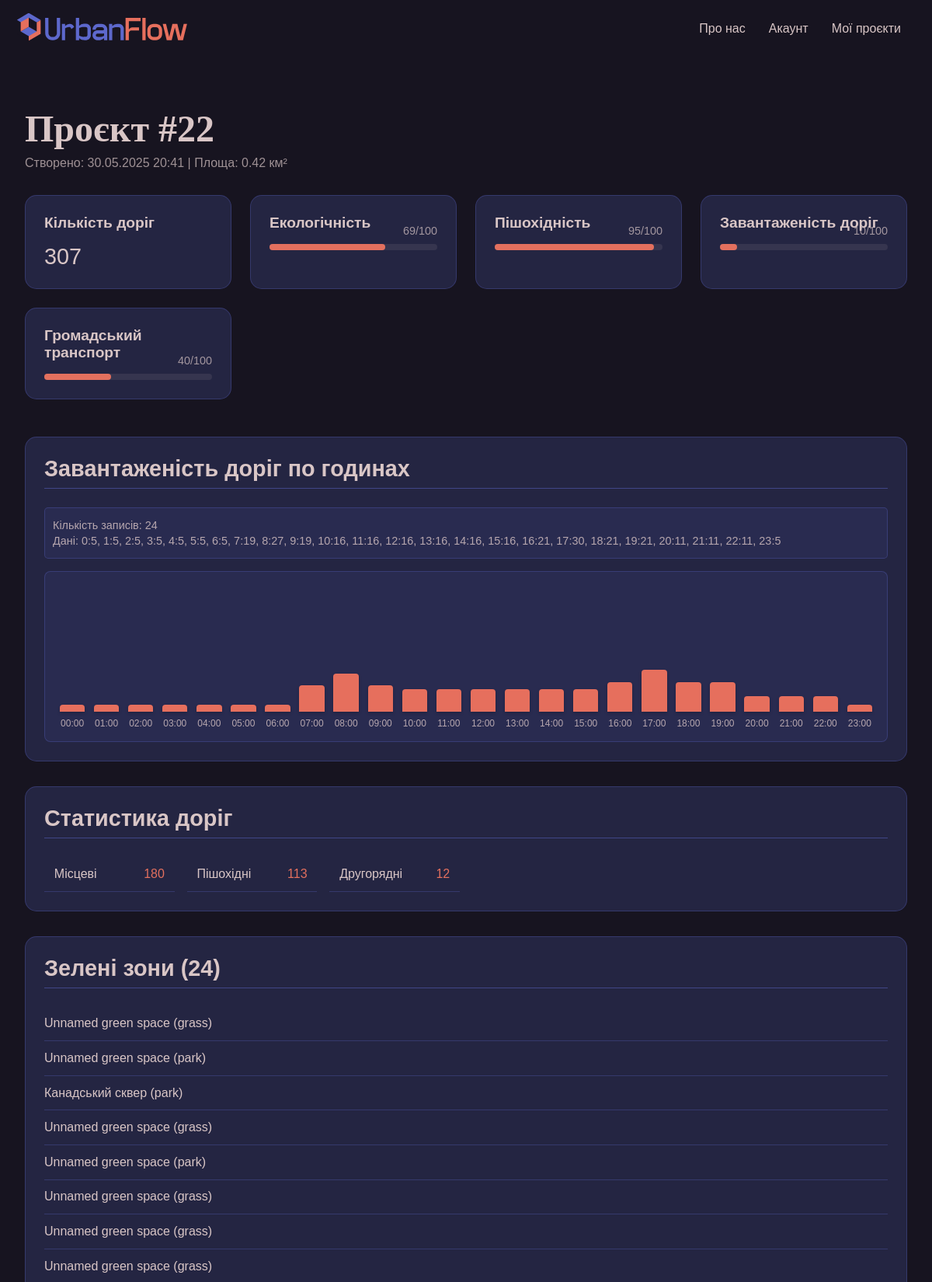
/myprojects/22/ (signed in, upper part), run on the app's committed database.
### backend/models.py (models this page shows, shortened)
class AnalyzedArea(models.Model):
    user = models.ForeignKey(settings.AUTH_USER_MODEL, on_delete=models.CASCADE, null=True, blank=True)
    north = models.FloatField()
    south = models.FloatField()
    east = models.FloatField()
    west = models.FloatField()
    related_name = 'analyzedarea_set'
    area = models.FloatField(help_text="Area in square kilometers")
    created_at = models.DateTimeField(auto_now_add=True)
    road_count = models.IntegerField(default=0)
    congestion = models.IntegerField(default=0, help_text="Congestion score (0-100)")
    ecology = models.IntegerField(default=0, help_text="Ecology score (0-100)")
    pedestrian_friendly = models.IntegerField(default=0, help_text="Pedestrian friendliness score (0-100)")
    public_transport = models.IntegerField(default=0, help_text="Public transport accessibility score (0-100)")
    class Meta:
        verbose_name = "Analyzed Area"
        verbose_name_plural = "Analyzed Areas"

class HourlyCongestion(models.Model):
    area = models.ForeignKey(AnalyzedArea, on_delete=models.CASCADE, related_name='hourly_congestion')
    hour = models.IntegerField()  # Година доби (0-23)
    congestion_level = models.IntegerField(help_text="Congestion level (0-100)")
    class Meta:
        ordering = ['hour']

class RoadTypeStats(models.Model):
    area = models.ForeignKey(AnalyzedArea, on_delete=models.CASCADE, related_name='road_type_stats')
    road_type = models.CharField(max_length=50)
    count = models.IntegerField(default=0)

class GreenSpace(models.Model):
    area = models.ForeignKey(AnalyzedArea, on_delete=models.CASCADE, related_name='green_spaces')
    osm_id = models.BigIntegerField()
    name = models.CharField(max_length=255, default="Unnamed green space")
    space_type = models.CharField(max_length=50)

### backend/views.py (the view)
# urls.py: path('myprojects/<int:project_id>/', views.project_detail, name='project_detail'),
@login_required
def project_detail(request, project_id):
    project = get_object_or_404(AnalyzedArea, id=project_id, user=request.user)
    hourly_congestion = project.hourly_congestion.all().order_by('hour')
    print(f"Project ID: {project.id}")
    print(f"Hourly congestion count: {hourly_congestion.count()}")
    for hc in hourly_congestion:
        print(f"Hour {hc.hour}: {hc.congestion_level}%")
    context = {
        'project': project,
        'hourly_congestion': hourly_congestion,
        'roads': project.roads.all(),
        'green_spaces': project.green_spaces.all(),
        'water_features': project.water_features.all(),
        'road_type_stats': project.road_type_stats.all()
    }
    return render(request, 'projects/project_detail.html', context)

### backend/templates/projects/project_detail.html (shortened to what this page needs)
{% load static %}
<!DOCTYPE html>
<html lang="uk">
<head>
    <link rel="stylesheet" href="https://unpkg.com/leaflet@1.7.1/dist/leaflet.css" />
    <link rel="stylesheet" href="{% static 'css/pages/project_detail.css' %}">
</head>
<body>
<nav>
    <div class="logo"><a href="{% url 'logged_home' %}">
        <img src="{% static 'img/cube.svg' %}" alt="Логотип UrbanFlow - куб">
        <img src="{% static 'img/UrbanFlow.svg' %}" alt="UrbanFlow">
    </a></div>
    <ul role="list">
        <li><a href="{% url 'about' %}">Про нас</a></li>
        <li><a href="{% url 'profile' %}">Акаунт</a></li>
        <li><a href="{% url 'myprojects' %}">Мої проєкти</a></li>
    </ul>
</nav>
<div class="project-detail-container">
    <h1>Проєкт #{{ project.id }}</h1>
    <p class="project-meta">Створено: {{ project.created_at|date:"d.m.Y H:i" }} | Площа: {{ project.area }} км²</p>
    <div class="project-stats">
        <div class="stat-card">
            <h3>Кількість доріг</h3>
            <p>{{ project.road_count }}</p>
        </div>
        <div class="stat-card">
            <h3>Екологічність</h3>
            <div class="progress-bar">
                <div class="progress-fill" style="width: {{ project.ecology }}%"></div>
                <span>{{ project.ecology }}/100</span>
            </div>
        </div>
        <div class="stat-card">
            <h3>Пішохідність</h3>
            <div class="progress-bar">
                <div class="progress-fill" style="width: {{ project.pedestrian_friendly }}%"></div>
                <span>{{ project.pedestrian_friendly }}/100</span>
            </div>
        </div>
        <div class="stat-card">
            <h3>Завантаженість доріг</h3>
            <div class="progress-bar">
                <div class="progress-fill" style="width: {{ project.congestion }}%"></div>
                <span>{{ project.congestion }}/100</span>
            </div>
        </div>
        <div class="stat-card">
            <h3>Громадський транспорт</h3>
            <div class="progress-bar">
                <div class="progress-fill" style="width: {{ project.public_transport }}%"></div>
                <span>{{ project.public_transport }}/100</span>
            </div>
        </div>
    </div>
    <div class="project-sections">
        <section class="hourly-congestion">
            <h2>Завантаженість доріг по годинах</h2>
            {% if hourly_congestion %}
                <div class="debug-info" style="background: rgba(93, 104, 204, 0.1); padding: 10px; border-radius: 5px; margin-bottom: 15px; font-size: 0.9rem;">
                    <p>Кількість записів: {{ hourly_congestion|length }}</p>
                    <p>Дані:
                        {% for hour_data in hourly_congestion %}
                            {{ hour_data.hour }}:{{ hour_data.congestion_level }}{% if not forloop.last %}, {% endif %}
                        {% endfor %}
                    </p>
                </div>
                <div class="congestion-chart">
                    {% for hour_data in hourly_congestion %}
                    <div class="hour-bar">
                        <div class="bar"
                             style="height: {% widthratio hour_data.congestion_level 100 180 %}px; min-height: 8px;"
                             title="Година {{ hour_data.hour|stringformat:"02d" }}:00 - {{ hour_data.congestion_level }}%">
                        </div>
                        <span class="hour-label">{{ hour_data.hour|stringformat:"02d" }}:00</span>
                    </div>
                    {% endfor %}
                </div>
            {% else %}
                <p>Дані про завантаженість доріг відсутні</p>
            {% endif %}
        </section>
        <section class="road-stats">
            <h2>Статистика доріг</h2>
            <div class="road-types">
                {% for stat in road_type_stats %}
                <div class="road-type">
                    <span class="type-name">{{ stat.road_type }}</span>
                    <span class="type-count">{{ stat.count }}</span>
                </div>
                {% empty %}
                <p>Статистика доріг відсутня</p>
                {% endfor %}
            </div>
        </section>
        <section class="green-spaces">
            <h2>Зелені зони ({{ green_spaces|length }})</h2>
            <ul>
                {% for space in green_spaces %}
                <li>{{ space.name }} ({{ space.space_type }})</li>
                {% empty %}
                <li>Зелені зони не знайдені</li>
                {% endfor %}
            </ul>
        </section>
    </div>
</div>
</body>
</html>

### backend/templates/static/css/pages/project_detail.css (style rules this page uses)
* { box-sizing: border-box; margin: 0; padding: 0; list-style: none; text-decoration: none; color: inherit; font-family: 'e-Ukraine Ultralight', sans-serif; }
html, body { height: 100%; width: 100%; position: relative; overflow-x: hidden; }
body { min-height: 100vh; background: #171420; color: #D9C6C6; position: relative; animation: fadeIn 1.5s ease-out; }
nav { display: flex; justify-content: space-between; align-items: center; padding: 20px 40px; }
.logo { display: flex; align-items: center; gap: 10px; transform: scale(1.2); }
.logo img:first-child { height: 30px; }
.logo img:last-child { height: 25px; }
nav ul { display: flex; gap: 30px; list-style: none; }
nav a { color: #D9C6C6; text-decoration: none; font-family: 'e-Ukraine Light', sans-serif; font-size: 16px; }
.project-detail-container { position: relative; z-index: 1; width: 100%; max-width: 1200px; margin: 2rem auto; padding: 2rem; animation: fadeIn 1s ease-out; }
.project-detail-container h1 { font-family: "NAMU", serif; font-size: 3rem; color: #D9C6C6; margin-bottom: 0.5rem; }
.project-meta { font-family: 'e-Ukraine Light', sans-serif; font-size: 1rem; color: rgba(217, 198, 198, 0.7); margin-bottom: 2rem; }
.project-stats { display: grid; grid-template-columns: repeat(auto-fit, minmax(220px, 1fr)); gap: 1.5rem; margin: 2rem 0; }
.stat-card { background: rgba(93, 104, 204, 0.2); border-radius: 15px; padding: 1.5rem; border: 1px solid rgba(93, 104, 204, 0.3); transition: all 0.3s ease; }
.stat-card h3 { font-family: 'e-Ukraine Bold', sans-serif; font-size: 1.2rem; color: #D9C6C6; margin-bottom: 1rem; }
.stat-card p { font-family: 'e-Ukraine Light', sans-serif; font-size: 1.8rem; color: #D9C6C6; }
.progress-bar { height: 8px; background: rgba(217, 198, 198, 0.1); border-radius: 4px; margin-top: 1rem; position: relative; }
.progress-fill { height: 100%; border-radius: 4px; background: #E3705E; }
.progress-bar span { position: absolute; right: 0; top: -25px; font-family: 'e-Ukraine Light', sans-serif; font-size: 0.9rem; color: rgba(217, 198, 198, 0.7); }
.project-sections { display: grid; grid-template-columns: 1fr; gap: 2rem; margin-top: 3rem; }
section { background: rgba(93, 104, 204, 0.2); border-radius: 15px; padding: 1.5rem; border: 1px solid rgba(93, 104, 204, 0.3); }
section h2 { font-family: 'e-Ukraine Bold', sans-serif; font-size: 1.8rem; color: #D9C6C6; margin-bottom: 1.5rem; padding-bottom: 0.5rem; border-bottom: 1px solid rgba(93, 104, 204, 0.5); }
.congestion-chart { display: flex; height: 220px; align-items: flex-end; gap: 6px; margin-top: 1rem; padding: 1rem; background: rgba(93, 104, 204, 0.1); border-radius: 8px; border: 1px solid rgba(93, 104, 204, 0.3); position: relative; }
.hour-bar { flex: 1; display: flex; flex-direction: column; align-items: center; justify-content: flex-end; position: relative; min-width: 0; }
.bar { width: 85%; background: #E66F5D !important; border-radius: 4px 4px 0 0; transition: all 0.3s ease; min-height: 8px !important; position: relative; cursor: pointer; box-shadow: 0 2px 4px rgba(0, 0, 0, 0.2); }
.hour-bar span { margin-top: 8px; font-family: 'e-Ukraine Light', sans-serif; font-size: 0.75rem; color: rgba(217, 198, 198, 0.8); text-align: center; white-space: nowrap; }
.road-types { display: grid; grid-template-columns: repeat(auto-fill, minmax(160px, 1fr)); gap: 1rem; }
.road-type { display: flex; justify-content: space-between; padding: 0.8rem; border-bottom: 1px solid rgba(93, 104, 204, 0.3); }
.type-name { font-family: 'e-Ukraine Light', sans-serif; color: #D9C6C6; }
.type-count { font-family: 'e-Ukraine Bold', sans-serif; color: #E3705E; }
.green-spaces ul, .water-features ul { list-style-type: none; }
.green-spaces li, .water-features li { padding: 0.8rem 0; border-bottom: 1px solid rgba(93, 104, 204, 0.3); font-family: 'e-Ukraine Light', sans-serif; color: #D9C6C6; }
.debug-info { background: rgba(93, 104, 204, 0.15); border: 1px solid rgba(93, 104, 204, 0.3); border-radius: 8px; padding: 12px; margin-bottom: 15px; font-family: 'e-Ukraine Light', sans-serif; font-size: 0.9rem; color: rgba(217, 198, 198, 0.8); }
.debug-info p { margin: 4px 0; }

### data on the page
AnalyzedArea: id "22", created_at "30.05.2025 20:41", area "0.42", road_count "307", ecology "69", pedestrian_friendly "95", congestion "10", public_transport "40"
HourlyCongestion: hour "0", congestion_level "5", hour "00"
HourlyCongestion: hour "1", congestion_level "5", hour "01"
HourlyCongestion: hour "2", congestion_level "5", hour "02"
HourlyCongestion: hour "3", congestion_level "5", hour "03"
HourlyCongestion: hour "4", congestion_level "5", hour "04"
HourlyCongestion: hour "5", congestion_level "5", hour "05"
HourlyCongestion: hour "6", congestion_level "5", hour "06"
HourlyCongestion: hour "7", congestion_level "19", hour "07"
HourlyCongestion: hour "8", congestion_level "27", hour "08"
HourlyCongestion: hour "9", congestion_level "19", hour "09"
HourlyCongestion: hour "10", congestion_level "16"
HourlyCongestion: hour "11", congestion_level "16"
HourlyCongestion: hour "12", congestion_level "16"
HourlyCongestion: hour "13", congestion_level "16"
HourlyCongestion: hour "14", congestion_level "16"
HourlyCongestion: hour "15", congestion_level "16"
HourlyCongestion: hour "16", congestion_level "21"
HourlyCongestion: hour "17", congestion_level "30"
HourlyCongestion: hour "18", congestion_level "21"
HourlyCongestion: hour "19", congestion_level "21"
HourlyCongestion: hour "20", congestion_level "11"
HourlyCongestion: hour "21", congestion_level "11"
HourlyCongestion: hour "22", congestion_level "11"
HourlyCongestion: hour "23", congestion_level "5"
RoadTypeStats: road_type "Місцеві", count "180"
RoadTypeStats: road_type "Пішохідні", count "113"
RoadTypeStats: road_type "Другорядні", count "12"
GreenSpace: name "Unnamed green space", space_type "grass"
GreenSpace: name "Unnamed green space", space_type "park"
GreenSpace: name "Канадський сквер", space_type "park"
GreenSpace: name "Unnamed green space", space_type "grass"
GreenSpace: name "Unnamed green space", space_type "park"
GreenSpace: name "Unnamed green space", space_type "grass"
GreenSpace: name "Unnamed green space", space_type "grass"
GreenSpace: name "Unnamed green space", space_type "grass"

### other printed values
{{ hourly_congestion|length }} "24"
{{ green_spaces|length }} "24"
